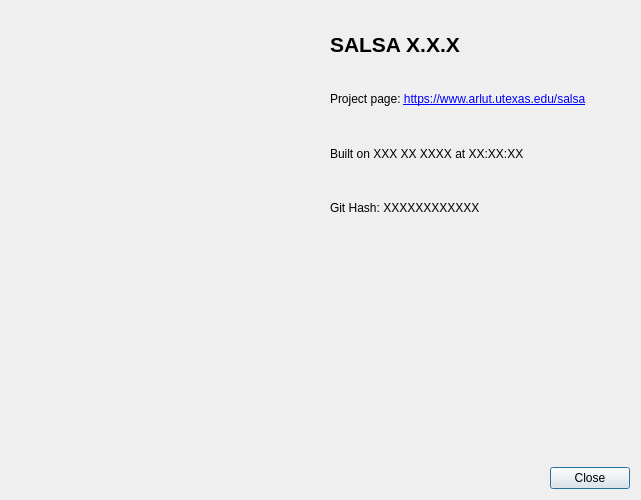
<?xml version="1.0" encoding="UTF-8"?>
<ui version="4.0">
 <class>AboutSalsa</class>
 <widget class="QDialog" name="AboutSalsa">
  <property name="geometry">
   <rect>
    <x>0</x>
    <y>0</y>
    <width>641</width>
    <height>500</height>
   </rect>
  </property>
  <property name="sizePolicy">
   <sizepolicy hsizetype="Fixed" vsizetype="Fixed">
    <horstretch>0</horstretch>
    <verstretch>0</verstretch>
   </sizepolicy>
  </property>
  <property name="windowTitle">
   <string>Dialog</string>
  </property>
  <layout class="QVBoxLayout" name="verticalLayout_2">
   <item>
    <widget class="QFrame" name="frame_2">
     <property name="frameShape">
      <enum>QFrame::NoFrame</enum>
     </property>
     <property name="frameShadow">
      <enum>QFrame::Raised</enum>
     </property>
     <layout class="QHBoxLayout" name="horizontalLayout">
      <property name="spacing">
       <number>0</number>
      </property>
      <property name="leftMargin">
       <number>0</number>
      </property>
      <property name="topMargin">
       <number>0</number>
      </property>
      <property name="rightMargin">
       <number>0</number>
      </property>
      <property name="bottomMargin">
       <number>0</number>
      </property>
      <item>
       <widget class="QLabel" name="labelIcon">
        <property name="baseSize">
         <size>
          <width>256</width>
          <height>256</height>
         </size>
        </property>
        <property name="text">
         <string/>
        </property>
       </widget>
      </item>
      <item>
       <widget class="QFrame" name="frame">
        <property name="frameShape">
         <enum>QFrame::NoFrame</enum>
        </property>
        <property name="frameShadow">
         <enum>QFrame::Raised</enum>
        </property>
        <layout class="QVBoxLayout" name="verticalLayout">
         <item>
          <widget class="QLabel" name="labelVersion">
           <property name="font">
            <font>
             <pointsize>16</pointsize>
             <bold>true</bold>
            </font>
           </property>
           <property name="text">
            <string>SALSA X.X.X</string>
           </property>
          </widget>
         </item>
         <item>
          <widget class="QLabel" name="labelPageLink">
           <property name="text">
            <string>Project page: &lt;a href=&quot;https://www.arlut.utexas.edu/salsa&quot;&gt;https://www.arlut.utexas.edu/salsa&lt;/a&gt;</string>
           </property>
           <property name="openExternalLinks">
            <bool>true</bool>
           </property>
          </widget>
         </item>
         <item>
          <widget class="QLabel" name="labelBuild">
           <property name="text">
            <string>Built on XXX XX XXXX at XX:XX:XX</string>
           </property>
           <property name="textInteractionFlags">
            <set>Qt::LinksAccessibleByMouse|Qt::TextSelectableByKeyboard|Qt::TextSelectableByMouse</set>
           </property>
          </widget>
         </item>
         <item>
          <widget class="QLabel" name="labelGitSha">
           <property name="text">
            <string>Git Hash: XXXXXXXXXXXX</string>
           </property>
           <property name="textInteractionFlags">
            <set>Qt::LinksAccessibleByMouse|Qt::TextSelectableByKeyboard|Qt::TextSelectableByMouse</set>
           </property>
          </widget>
         </item>
         <item>
          <widget class="QLabel" name="labelPublicRelease">
           <property name="text">
            <string/>
           </property>
          </widget>
         </item>
         <item>
          <widget class="QLabel" name="labelAddendum">
           <property name="text">
            <string/>
           </property>
          </widget>
         </item>
         <item>
          <widget class="QLabel" name="labelCopyright">
           <property name="text">
            <string/>
           </property>
          </widget>
         </item>
         <item>
          <widget class="QLabel" name="labelLicenseNotice">
           <property name="text">
            <string/>
           </property>
          </widget>
         </item>
        </layout>
       </widget>
      </item>
     </layout>
    </widget>
   </item>
   <item>
    <widget class="QDialogButtonBox" name="buttonBox">
     <property name="orientation">
      <enum>Qt::Horizontal</enum>
     </property>
     <property name="standardButtons">
      <set>QDialogButtonBox::Close</set>
     </property>
    </widget>
   </item>
  </layout>
 </widget>
 <resources/>
 <connections>
  <connection>
   <sender>buttonBox</sender>
   <signal>accepted()</signal>
   <receiver>AboutSalsa</receiver>
   <slot>accept()</slot>
   <hints>
    <hint type="sourcelabel">
     <x>248</x>
     <y>254</y>
    </hint>
    <hint type="destinationlabel">
     <x>157</x>
     <y>274</y>
    </hint>
   </hints>
  </connection>
  <connection>
   <sender>buttonBox</sender>
   <signal>rejected()</signal>
   <receiver>AboutSalsa</receiver>
   <slot>reject()</slot>
   <hints>
    <hint type="sourcelabel">
     <x>316</x>
     <y>260</y>
    </hint>
    <hint type="destinationlabel">
     <x>286</x>
     <y>274</y>
    </hint>
   </hints>
  </connection>
 </connections>
</ui>
